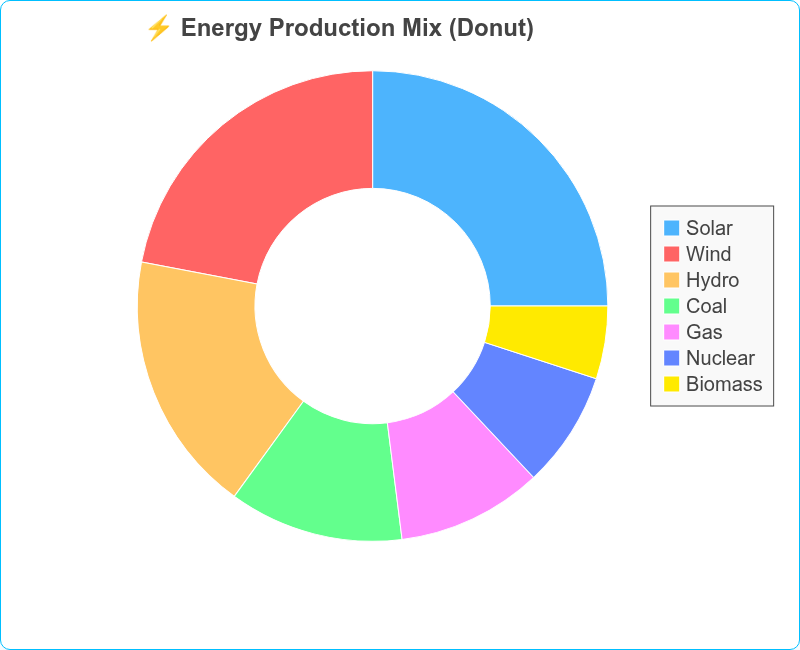

Recreate this plot in Python.
from bokeh_rocks import fdonut_basic, save_plot, apply_theme
import pandas as pd

energy = ['Solar', 'Wind', 'Hydro', 'Coal', 'Gas', 'Nuclear', 'Biomass']
mix = [25, 22, 18, 12, 10, 8, 5]
df = pd.DataFrame({'Source': energy, 'Value': mix})

p = fdonut_basic(df, title="⚡ Energy Production Mix (Donut)", )
apply_theme(p,theme = 'light', legend_outside=True)
p.background_fill_color = 'white'
save_plot(p, 'output/pie_04')
